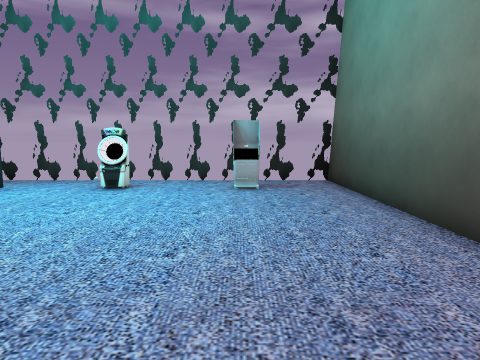
[1] (above)

19 first-person views from a walk through a level from a Godot 3-D game. The camera is 1.5 m above the floor, tilts 6° down and sees 70° across. The floor is counted in squares, 1 m on a side. Each view is taken from the middle of a square. On the plan, view 1 faces up. The plan holds only what a view shows up to about 16 squares ahead; the rest is blank. Some surface patterns are stand-ins.

[2]
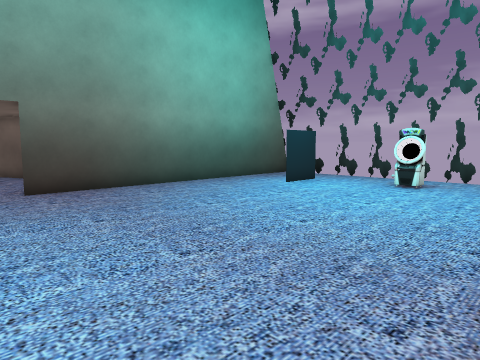

[3]
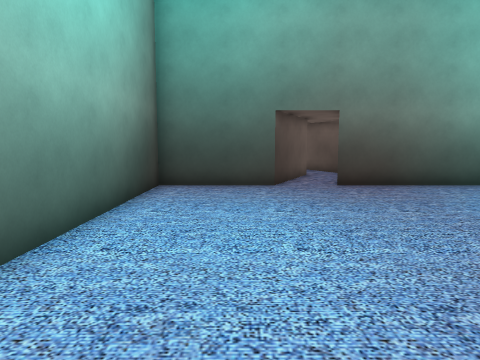

[4]
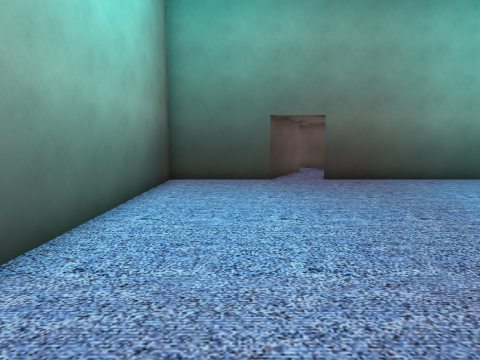

[5]
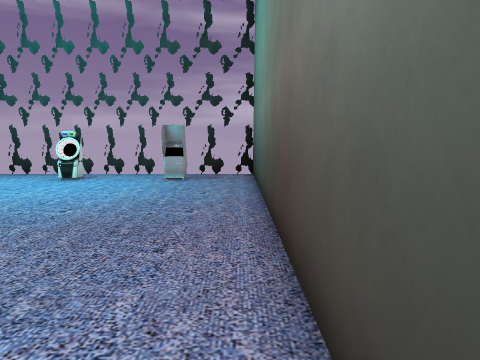

[6]
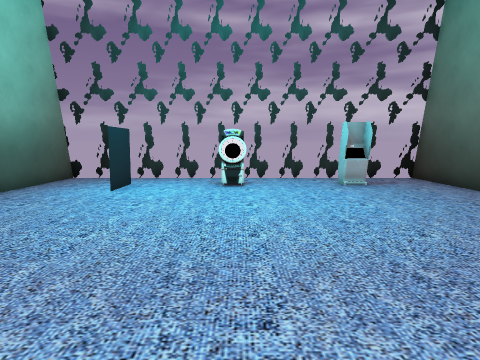

[7]
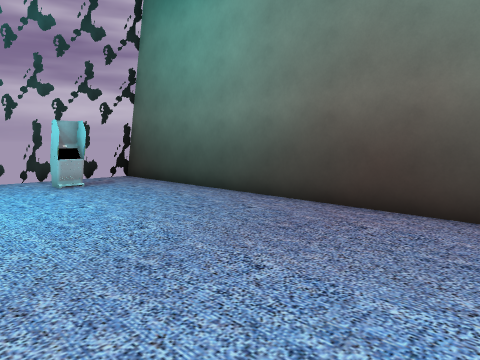

[8]
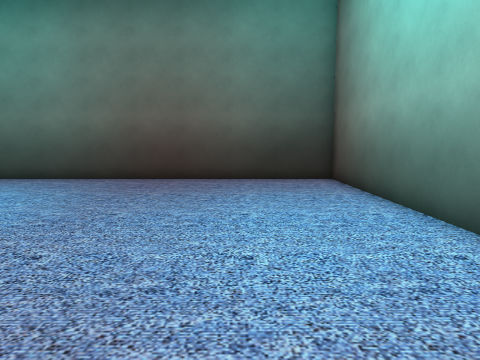

[9]
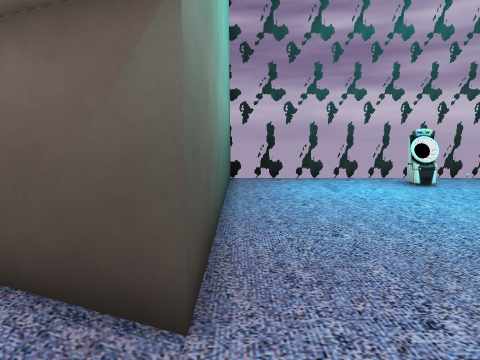

[10]
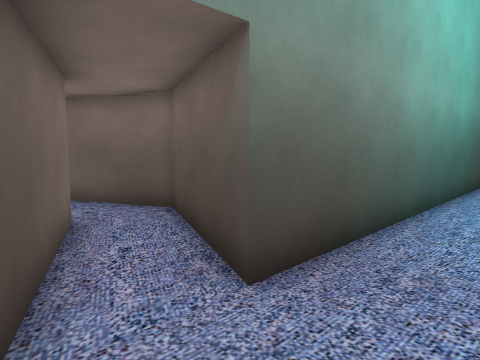

[11]
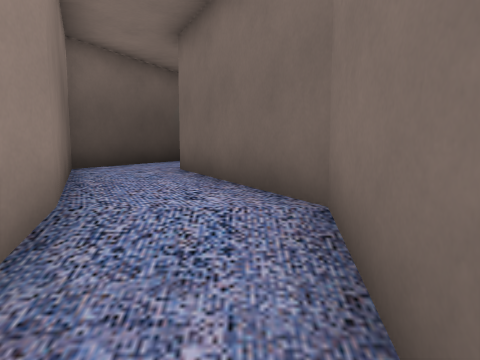

[12]
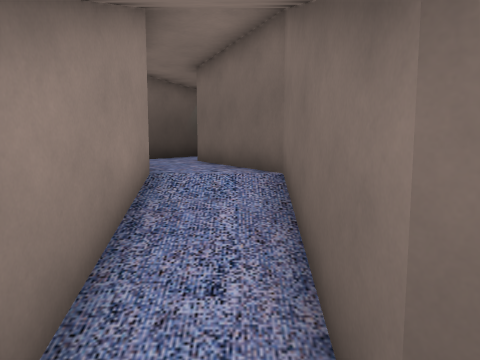

[13]
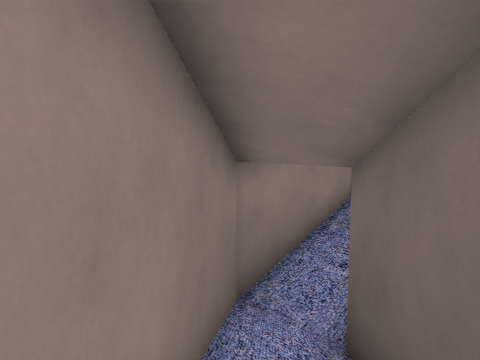

[14]
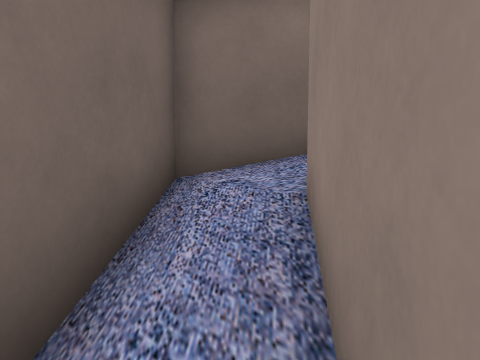

[15]
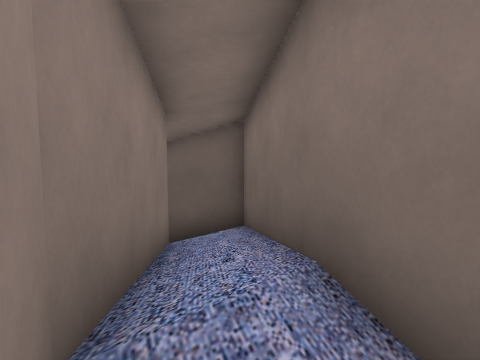

[16]
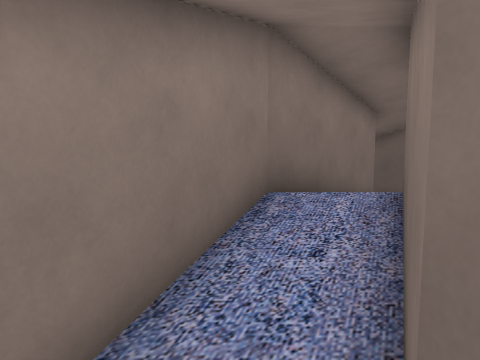

[17]
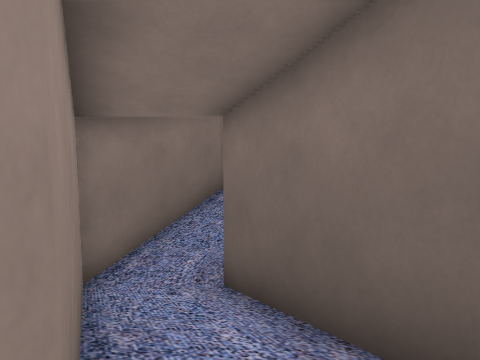

[18]
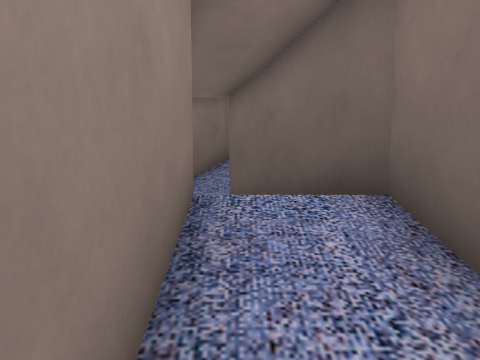

[19]
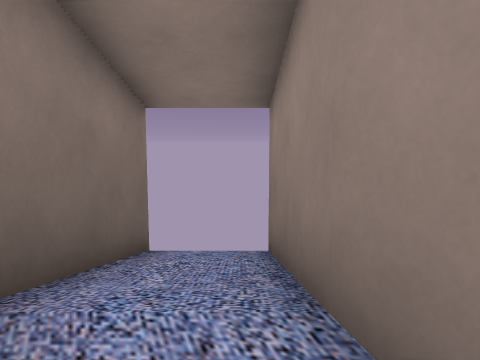

### Floor plan
Key: @ floor where view 1 was taken; # wall or solid block; . main floor; : floor 1 m higher than the main floor; / step, stairs or slope; = window, fence, low wall or low ledge; O other object.
Columns run from 47 left of view 1 to 4 right of it. Each row starts with its distance up from view 1.
 14                                    #################
 13                                    #...............#
 12                                    #......OO...#...#
 11                                    #...#...........#
 10                                    #...#...=.......#
  9                                    #...............#
  8                                    #...............#
  7                                    #...............#
  6                                    #...............#
  5                                    #...............#
  4         ###                   ###  #...............#
  3       ###/####              ###.####...............#
  2  ######//////###      #######.....##...............#
  1  ////:///##////##   ###////....##..................#
  0  ////:#######///## ##//////.#######............@...#
 -1 #######     ###//###//#######     ##...............#
 -2               ##/////##            #...............#
 -3                ##///##             #...............#
 -4                 #####              #...............#
 -5                                    #################

Where each view was taken, in squares from view 1:
view 1: 0 up, 0 right, facing up
view 2: 1 down, 0 right, facing up-left
view 3: 2 down, 1 right, facing left
view 4: 2 down, 3 right, facing left
view 5: 3 down, 3 right, facing up
view 6: 1 down, 4 left, facing up
view 7: 1 down, 4 left, facing up-right
view 8: 1 down, 11 left, facing right
view 9: 1 down, 11 left, facing up
view 10: 1 down, 9 left, facing up-left
view 11: 0 up, 23 left, facing right
view 12: 0 up, 26 left, facing right
view 13: 3 down, 29 left, facing up-right
view 14: 0 up, 26 left, facing down-left
view 15: 2 up, 35 left, facing down-right
view 16: 2 up, 39 left, facing right
view 17: 1 up, 43 left, facing right
view 18: 1 up, 46 left, facing right
view 19: 1 up, 40 left, facing left
